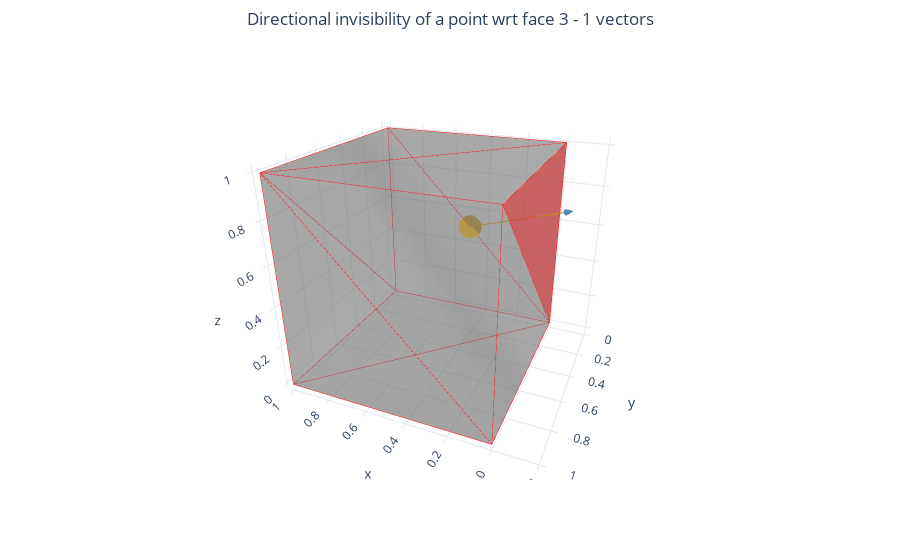

Here is the notebook cell this chart was saved with:
### Code cell
get_directional_maps(3).show()

### Figure 1 — Plotly figure (JSON) as saved in the notebook; plotly's stock layout.template omitted (floating-point values rounded to 4 significant figures)
{"data": [{"color": "gray", "i": [0, 0, 0, 0, 2, 2, 4, 4, 0, 0, 1, 1], "j": [6, 2, 3, 1, 7, 3, 6, 7, 4, 5, 5, 7], "k": [4, 6, 2, 3, 6, 7, 7, 5, 5, 1, 7, 3], "opacity": 0.4, "type": "mesh3d", "x": [0, 0, 0, 0, 1, 1, 1, 1], "y": [0, 0, 1, 1, 0, 0, 1, 1], "z": [0, 1, 0, 1, 0, 1, 0, 1]}, {"line": {"color": "red", "width": 1}, "mode": "lines", "name": "", "type": "scatter3d", "x": [0, 1, 1, 0, 0, 1, 0, 0, 0, 0, 0, 0, 0, 1, 1, 0, 0, 1, 1, 1, 1, 1, 1, 1, 0, 1, 1, 0, 1, 0, 0, 1, 1, 0, 1, 0], "y": [0, 1, 0, 0, 1, 1, 0, 1, 1, 0, 0, 1, 1, 1, 1, 1, 1, 1, 0, 1, 1, 0, 1, 0, 0, 0, 0, 0, 0, 0, 0, 0, 1, 0, 1, 1], "z": [0, 0, 0, 0, 0, 0, 0, 1, 0, 0, 1, 1, 0, 1, 0, 0, 1, 1, 0, 0, 1, 0, 1, 1, 0, 0, 1, 0, 1, 1, 1, 1, 1, 1, 1, 1]}, {"line": {"color": "darkgoldenrod"}, "mode": "lines", "type": "scatter3d", "x": [0.5, -0.1533], "y": [0, 0.6533], "z": [0.5, 0.8827]}, {"marker": {"color": "goldenrod"}, "mode": "markers", "type": "scatter3d", "x": [0.5], "y": [0], "z": [0.5]}, {"colorscale": [[0, "rgb(247,251,255)"], [0.125, "rgb(222,235,247)"], [0.25, "rgb(198,219,239)"], [0.375, "rgb(158,202,225)"], [0.5, "rgb(107,174,214)"], [0.625, "rgb(66,146,198)"], [0.75, "rgb(33,113,181)"], [0.875, "rgb(8,81,156)"], [1, "rgb(8,48,107)"]], "showscale": false, "type": "cone", "u": [-0.06533], "v": [0.06533], "w": [0.03827], "x": [-0.1533], "y": [0.6533], "z": [0.8827]}, {"color": "red", "i": [0], "j": [1], "k": [3], "opacity": 0.4, "type": "mesh3d", "x": [0, 0, 0, 0, 1, 1, 1, 1], "y": [0, 0, 1, 1, 0, 0, 1, 1], "z": [0, 1, 0, 1, 0, 1, 0, 1]}], "layout": {"margin": {"l": 0, "pad": 4, "r": 0, "t": 50}, "scene": {"camera": {"eye": {"x": -0.76, "y": 1.8, "z": 0.92}}}, "showlegend": false, "title": {"text": "Directional invisibility of a point wrt face 3 - 1 vectors", "x": 0.5}}}
